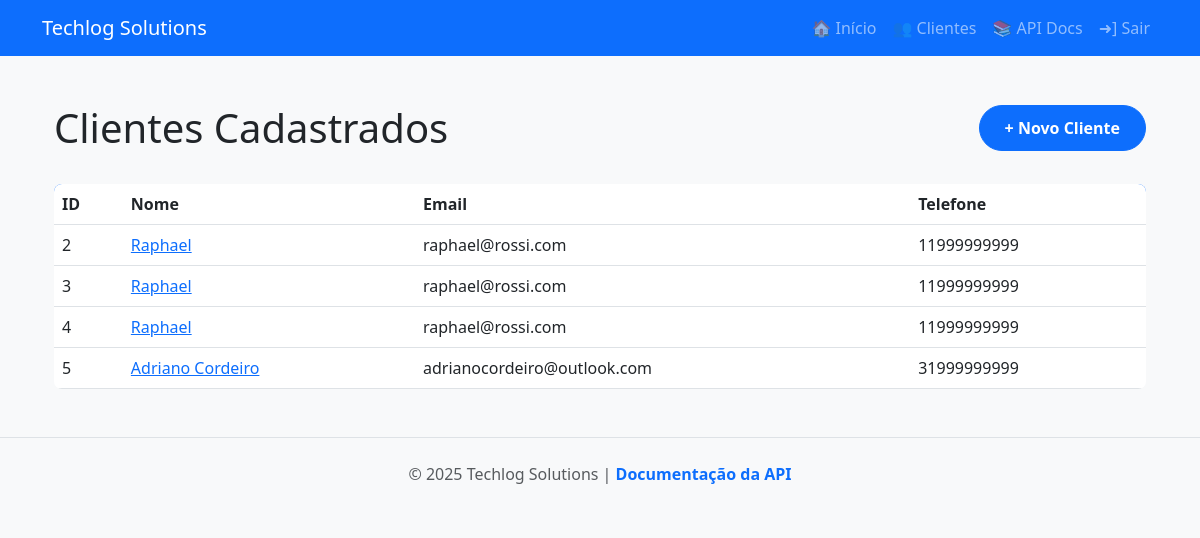
The page /clientes/ (signed in) on the database its author committed.
### tables this page shows
CREATE TABLE clientes (
                    id INTEGER PRIMARY KEY AUTOINCREMENT,
                    nome TEXT NOT NULL,
                    email TEXT NOT NULL,
                    telefone TEXT NOT NULL
                );

### app/rotas/cliente.py (the view)
@front_router.get("/", response_class=HTMLResponse)
async def pagina_listar_clientes(
    request: Request,
    cliente_repositorio: Annotated[
        ClienteRepositorio, Depends(obter_cliente_repositorio)
    ],
):
    clientes = await cliente_repositorio.listar_clientes()
    return templates.TemplateResponse(
        request=request,
        name="clientes.html",
        context={"clientes": clientes, "titulo": "Lista de Clientes"},
    )

### templates/clientes.html (shortened to what this page needs)
{% extends "base.html" %}  {% block conteudo %}
<div class="container">
  <div
    class="header-section"
    style="
      display: flex;
      justify-content: space-between;
      align-items: center;
      margin-bottom: 2rem;
    "
  >
    <h1 style="margin: 0">Clientes Cadastrados</h1>
    <a href="/clientes/novo" class="btn btn-primary"> + Novo Cliente </a>
  </div>
  <div class="clientes-lista">
    <table class="table">
      <thead>
        <tr>
          <th>ID</th>
          <th>Nome</th>
          <th>Email</th>
          <th>Telefone</th>
        </tr>
      </thead>
      <tbody>
        {% for cliente in clientes %}
        <tr>
          <td>{{ cliente.id_ }}</td>
          <td><a href="/clientes/{{ cliente.id_ }}">{{ cliente.nome }}</a></td>
          <td>{{ cliente.email }}</td>
          <td>{{ cliente.telefone }}</td>
        </tr>
        {% endfor %}
      </tbody>
    </table>
  </div>
</div>
{% endblock %}

### static/css/style.css (style rules this page uses)
:root { --primary-color: #0d6efd; --secondary-color: #6c757d; --success-color: #198754; --danger-color: #dc3545; --warning-color: #ffc107; --info-color: #0dcaf0; --light-bg: #f8f9fa; --dark-text: #212529; --border-radius: 8px; --transition: all 0.3s ease; }
body { font-family: 'Segoe UI', Tahoma, Geneva, Verdana, sans-serif; background-color: var(--light-bg); color: var(--dark-text); }
.btn { border-radius: 50px; padding: 10px 25px; font-weight: 600; transition: var(--transition); }
.table { background: white; border-radius: var(--border-radius); overflow: hidden; }
.table thead { background: var(--primary-color); color: white; }

### rows shown on the page
clientes: id_ "2", nome "Raphael", email "raphael@rossi.com", telefone "11999999999"
clientes: id_ "3", nome "Raphael", email "raphael@rossi.com", telefone "11999999999"
clientes: id_ "4", nome "Raphael", email "raphael@rossi.com", telefone "11999999999"
clientes: id_ "5", nome "Adriano Cordeiro", email "adrianocordeiro@outlook.com", telefone "31999999999"
